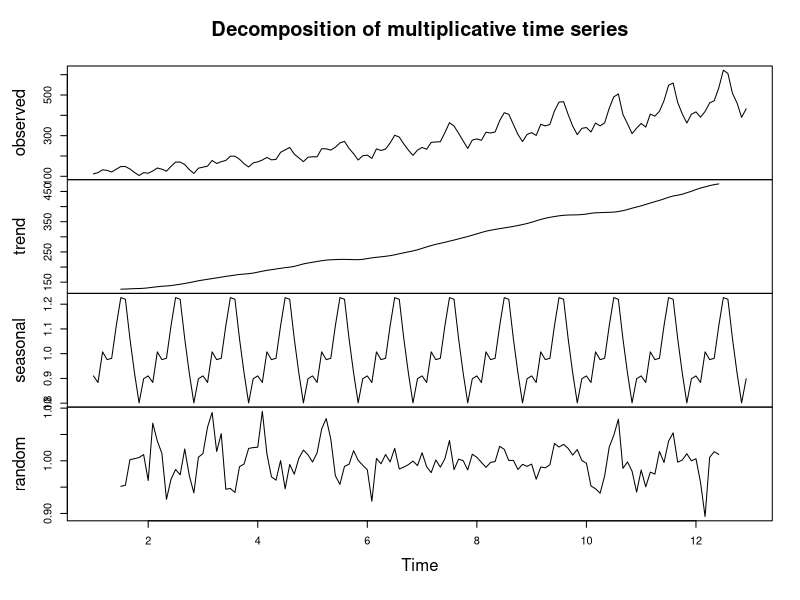
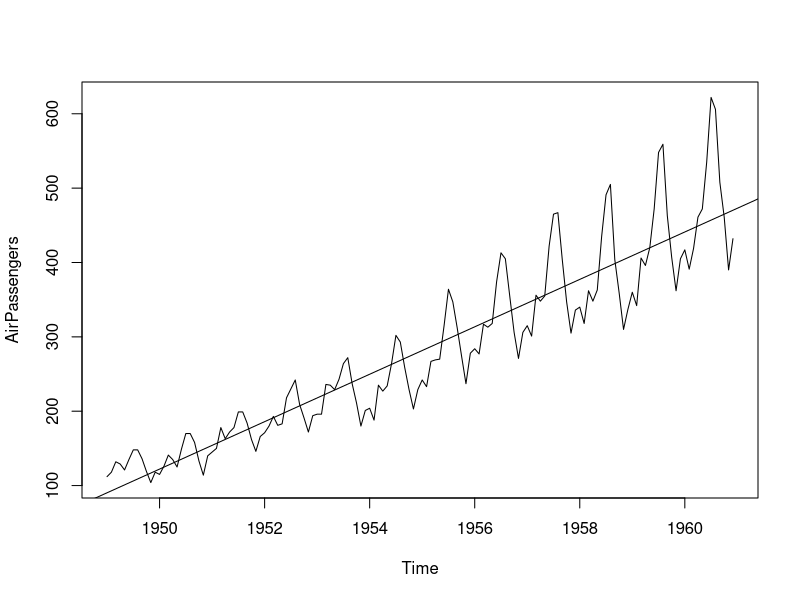
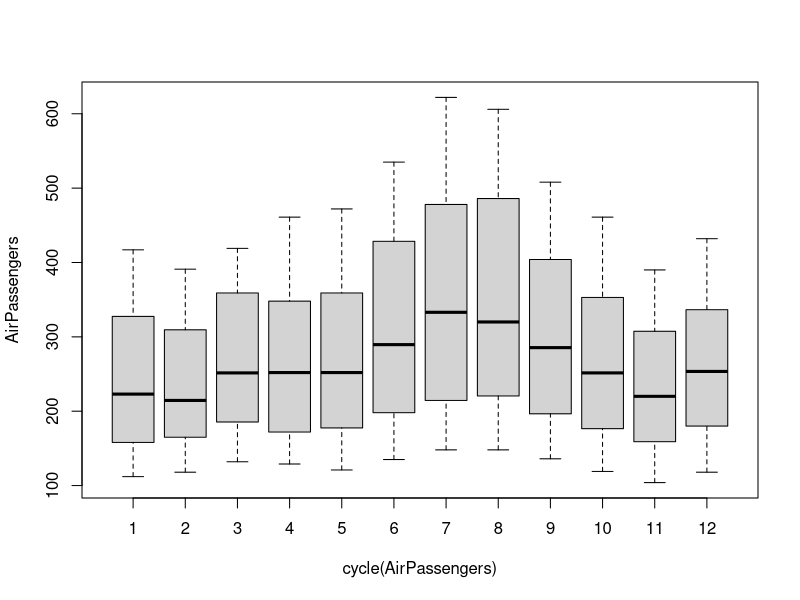
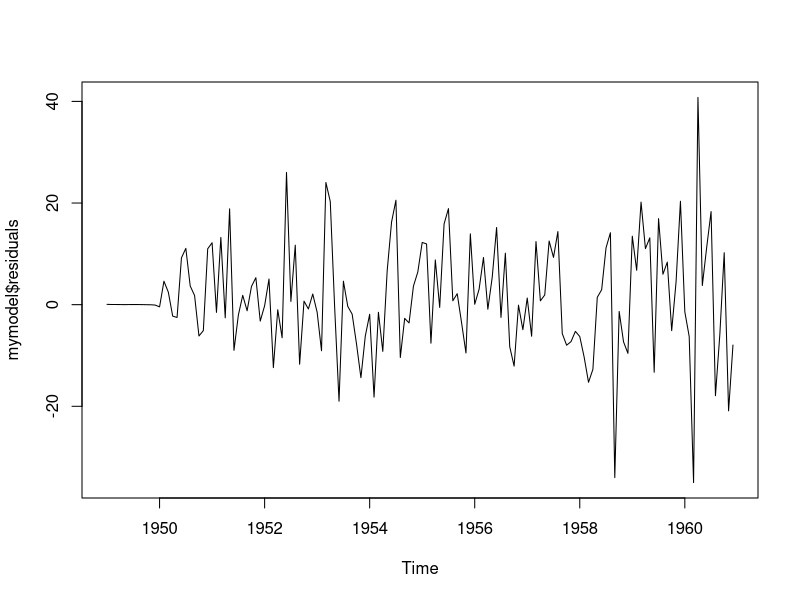
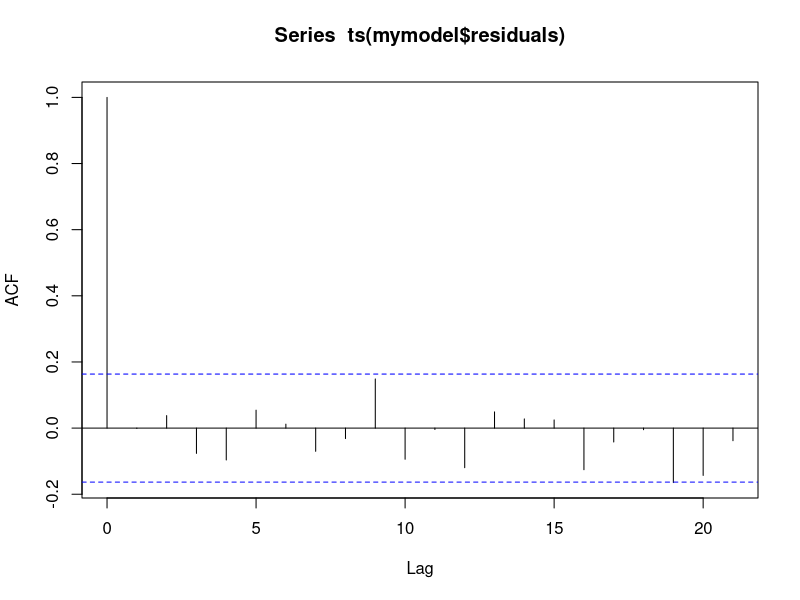
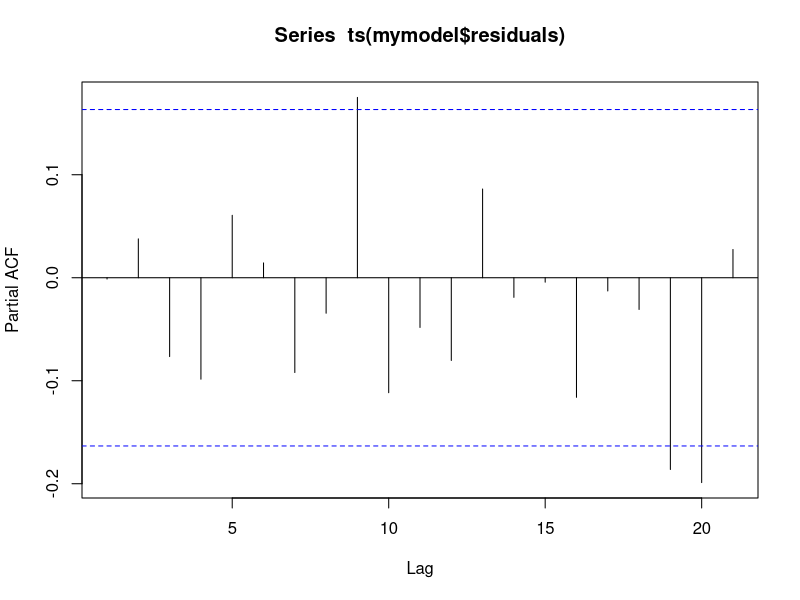
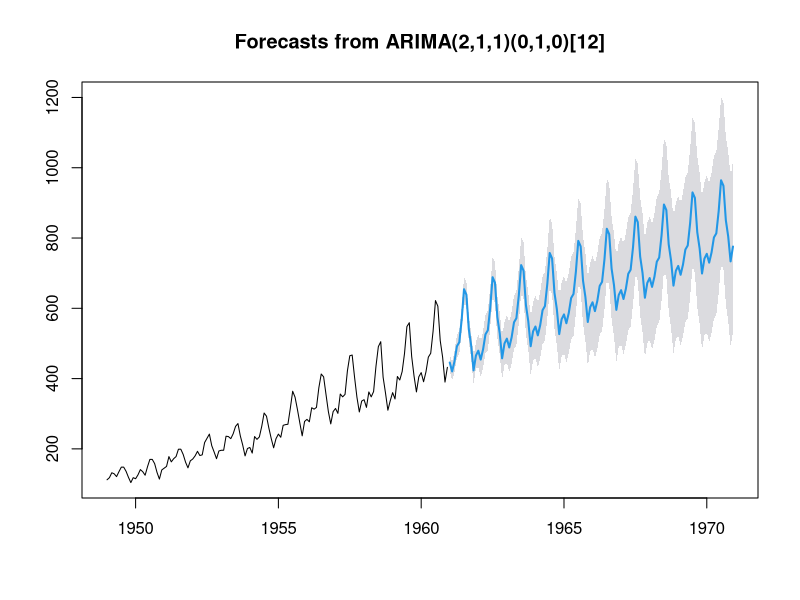

R code for these plots, in order:
library(forecast)
library(tseries)

data("AirPassengers")
class(AirPassengers)
start(AirPassengers)
end(AirPassengers)
frequency(AirPassengers)
sum(is.na(AirPassengers))
summary(AirPassengers)

AirPassengers
tsdata <- ts(AirPassengers, frequency = 12)
ddata <- decompose(tsdata, "multiplicative")

plot(ddata)
plot(AirPassengers)
abline(reg = lm(AirPassengers~time(AirPassengers)))
cycle(AirPassengers)
boxplot(AirPassengers~cycle(AirPassengers))

mymodel <- auto.arima(AirPassengers)
mymodel
auto.arima(AirPassengers,ic = "aic", trace = TRUE)


plot.ts(mymodel$residuals)
acf(ts(mymodel$residuals))
pacf(ts(mymodel$residuals))


futurecast <- forecast(mymodel, level = c(95), h = 10*12)
plot(futurecast)

Box.test(mymodel$residuals, lag = 5, type = "Ljung-Box")
Box.test(mymodel$residuals, lag = 10, type = "Ljung-Box")
Box.test(mymodel$residuals, lag = 15, type = "Ljung-Box")
